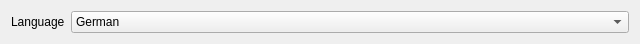
<?xml version="1.0" encoding="UTF-8"?>
<ui version="4.0">
    <class>Settings</class>
    <widget class="QWidget" name="Settings">
        <property name="geometry">
            <rect>
                <x>0</x>
                <y>0</y>
                <width>640</width>
                <height>40</height>
            </rect>
        </property>
        <property name="windowTitle">
            <string>Form</string>
        </property>
        <layout class="QFormLayout" name="formLayout">
            <item row="0" column="0">
                <widget class="QLabel" name="label">
                    <property name="text">
                        <string>Language</string>
                    </property>
                </widget>
            </item>
            <item row="0" column="1">
                <widget class="QComboBox" name="comboBox">
                    <item>
                        <property name="text">
                            <string comment="de">German</string>
                        </property>
                    </item>
                    <item>
                        <property name="text">
                            <string comment="en">English</string>
                        </property>
                    </item>
                </widget>
            </item>
        </layout>
    </widget>
    <resources/>
    <connections/>
</ui>
